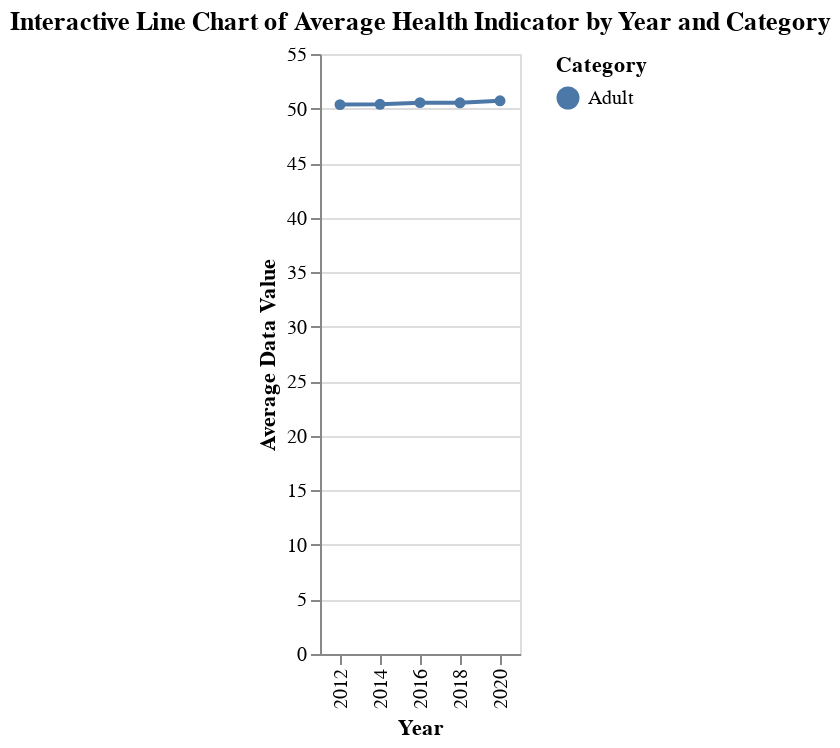

Notebook code for this chart:
### Markdown cell above
**Viz 4 Interactive Line Chart —  “Health Trends by Category Over Time”**

Caption:

This interactive line chart displays the overall trend of adult oral health indicators over time. Rather than separating individual measures, the visualization aggregates all adult oral health indicators into a single annual average, resulting in one line that summarizes broad changes across years, making it easier to understand how various aspects of adult health have progressed or declined over time.

Please note that although the chart shows only one line, it incorporates multiple adult oral health indicators from the dataset that are related to adult oral health behaviors and outcomes, such as dental care utilization and tooth loss. All indicators belong to the same category “Adult” and are averaged together for each year.

### Code cell
agg_data = df.groupby(['Year', 'Category'])['Data_Value'].mean().reset_index()

line_chart = alt.Chart(agg_data).mark_line(point=True).encode(
    x=alt.X('Year:O', title='Year'),
    y=alt.Y('Data_Value:Q', title='Average Data Value'),
    color=alt.Color('Category:N', title='Category'),
    tooltip=[
        alt.Tooltip('Year:O', title='Year'),
        alt.Tooltip('Category:N', title='Category'),
        alt.Tooltip('Data_Value:Q', title='Avg Value', format='.2f')
    ]
).properties(
    title='Interactive Line Chart of Average Health Indicator by Year and Category'
).interactive()

line_chart

### Figure 1 — Vega-Lite specification as saved in the notebook (floating-point values rounded to 4 significant figures)
{"config": {"view": {"continuousWidth": 300, "continuousHeight": 300}}, "data": {"name": "data-c876abca8f455a0225a74d53c60cd6ae"}, "mark": {"type": "line", "point": true}, "encoding": {"color": {"field": "Category", "title": "Category", "type": "nominal"}, "tooltip": [{"field": "Year", "title": "Year", "type": "ordinal"}, {"field": "Category", "title": "Category", "type": "nominal"}, {"field": "Data_Value", "format": ".2f", "title": "Avg Value", "type": "quantitative"}], "x": {"field": "Year", "title": "Year", "type": "ordinal"}, "y": {"field": "Data_Value", "title": "Average Data Value", "type": "quantitative"}}, "params": [{"name": "param_2", "select": {"type": "interval", "encodings": ["x", "y"]}, "bind": "scales"}], "title": "Interactive Line Chart of Average Health Indicator by Year and Category", "$schema": "https://vega.github.io/schema/vega-lite/v5.20.1.json", "datasets": {"data-c876abca8f455a0225a74d53c60cd6ae": [{"Year": 2012, "Category": "Adult", "Data_Value": 50.36}, {"Year": 2014, "Category": "Adult", "Data_Value": 50.38}, {"Year": 2016, "Category": "Adult", "Data_Value": 50.54}, {"Year": 2018, "Category": "Adult", "Data_Value": 50.52}, {"Year": 2020, "Category": "Adult", "Data_Value": 50.71}]}}
